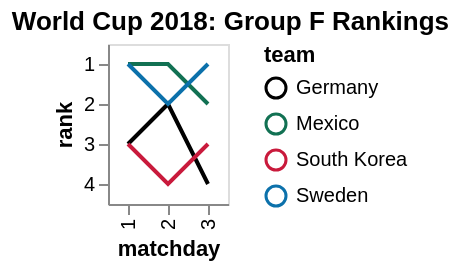

Here is the Vega-Lite specification saved for this chart:
### Vega specification from a JSON file in a GitHub repository (floating-point values rounded to 4 significant figures)
{"$schema": "https://vega.github.io/schema/vega/v5.json", "autosize": "pad", "padding": 5, "title": {"text": "World Cup 2018: Group F Rankings", "frame": "bounds"}, "style": "cell", "data": [{"name": "source_0", "values": [{"team": "Germany", "matchday": 1, "point": 0, "diff": -1}, {"team": "Mexico", "matchday": 1, "point": 3, "diff": 1}, {"team": "South Korea", "matchday": 1, "point": 0, "diff": -1}, {"team": "Sweden", "matchday": 1, "point": 3, "diff": 1}, {"team": "Germany", "matchday": 2, "point": 3, "diff": 0}, {"team": "Mexico", "matchday": 2, "point": 6, "diff": 2}, {"team": "South Korea", "matchday": 2, "point": 0, "diff": -2}, {"team": "Sweden", "matchday": 2, "point": 3, "diff": 0}, {"team": "Germany", "matchday": 3, "point": 3, "diff": -2}, {"team": "Mexico", "matchday": 3, "point": 6, "diff": -1}, {"team": "South Korea", "matchday": 3, "point": 3, "diff": 0}, {"team": "Sweden", "matchday": 3, "point": 6, "diff": 3}]}, {"name": "data_0", "source": "source_0", "transform": [{"type": "window", "params": [null], "as": ["rank"], "ops": ["rank"], "fields": [null], "sort": {"field": ["point", "diff"], "order": ["descending", "descending"]}, "groupby": ["matchday"]}]}], "signals": [{"name": "x_step", "value": 20}, {"name": "width", "update": "bandspace(domain('x').length, 1, 0.5) * x_step"}, {"name": "y_step", "value": 20}, {"name": "height", "update": "bandspace(domain('y').length, 1, 0.5) * y_step"}], "marks": [{"name": "pathgroup", "type": "group", "from": {"facet": {"name": "faceted_path_main", "data": "data_0", "groupby": ["team"]}}, "encode": {"update": {"width": {"field": {"group": "width"}}, "height": {"field": {"group": "height"}}}}, "marks": [{"name": "marks", "type": "line", "style": ["line"], "sort": {"field": "datum[\"matchday\"]", "order": "descending"}, "from": {"data": "faceted_path_main"}, "encode": {"update": {"stroke": {"scale": "color", "field": "team"}, "tooltip": {"signal": "{\"matchday\": ''+datum[\"matchday\"], \"rank\": ''+datum[\"rank\"], \"team\": ''+datum[\"team\"]}"}, "x": {"scale": "x", "field": "matchday"}, "y": {"scale": "y", "field": "rank"}}}}]}], "scales": [{"name": "x", "type": "point", "domain": {"data": "data_0", "field": "matchday", "sort": true}, "range": {"step": {"signal": "x_step"}}, "padding": 0.5}, {"name": "y", "type": "point", "domain": {"data": "data_0", "field": "rank", "sort": true}, "range": {"step": {"signal": "y_step"}}, "padding": 0.5}, {"name": "color", "type": "ordinal", "domain": ["Germany", "Mexico", "South Korea", "Sweden"], "range": ["black", "#127153", "#C91A3C", "#0C71AB"], "interpolate": "hcl"}], "axes": [{"scale": "x", "orient": "bottom", "grid": false, "title": "matchday", "labelAlign": "right", "labelAngle": 270, "labelBaseline": "middle", "labelOverlap": true, "zindex": 1}, {"scale": "y", "orient": "left", "grid": false, "title": "rank", "labelOverlap": true, "zindex": 1}], "legends": [{"stroke": "color", "gradientLength": {"signal": "clamp(height, 64, 200)"}, "title": "team"}]}
